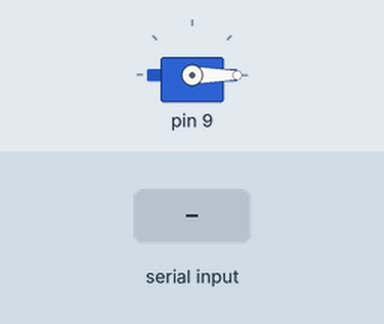
Simulated run of this sketch. Board: Arduino Uno, built with avr-gcc and run on an emulated ATmega328P. Shown: servo. The test bench sets the inputs (shaded band). What the sketch prints to the serial monitor is not drawn.

Above: at 1.2 s.
1.3 s: "2\n" received over Serial
Timing chart, 0 to 4.3 s (numbered marks = the images above; inputs shaded):
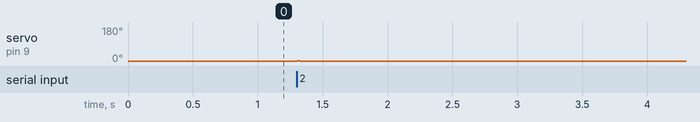

Measured:
- after the input at 1.3 s, servo on pin 9: 0° → 1° at once, → 0° 0.02 s later

The sketch:

cc_twitterCat.ino
```cpp
/*****************************
Creation Computation: Messaging
Twitter Cat Toy = you can play w/ bug the cat through twitter.
******************************/

#include <Servo.h>

byte incomingByte;            // from python
int command = 0;              // command (1 = open, 2 = close)
int startServo = 0;

class Sweeper
{
  Servo servo;                // the servo
  int pos;                    // current servo position
  int increment;              // increment to move for each interval
  int  updateInterval;        // interval between updates
  unsigned long lastUpdate;   // last update of position

public:
  Sweeper(int interval)
  {
    updateInterval = interval;
    increment = 1;
  }

  void Attach(int pin)
  {
    servo.attach(pin);          // what pin is the servo on?
  }

  void Detach()
  {
    servo.detach();             // remove servo?
  }

  void SweepIt()
  {
    if((millis() - lastUpdate) > updateInterval)  // time to update
    {
      lastUpdate = millis();                      // set last to current millis
      pos += increment;                           // incriment the position by X
      servo.write(pos);
      Serial.println(pos);                        // print it
      if ((pos >= 180) || (pos <= 0))           // end of sweep
      {
        // reverse direction
        increment = -increment;
      }
    }
  }

  void Close(){
    servo.write(0);                           // set the servo to zero (turn it off)
  }

};

Sweeper sweeper1(5);        // initiate servo and pass the interval between each sweep update

void setup()
{
  Serial.begin(9600);       // begin serial communication
  Serial.setTimeout(20);    // set the timeout, the default is 1 second which is nuts.

  sweeper1.Attach(9);       // attach servo pin pas to Sweeper class


}

void loop()
{
  if (Serial.available() > 0) {

    incomingByte = Serial.parseInt();   // use if testing from arduino input
    //incomingByte = Serial.read();         // use if live
    command = incomingByte;
    startServo = ServoGo(command);

  }

  if(startServo == 2){      // if the command is two
    sweeper1.SweepIt();      // call the sweep motion
  } else {
    sweeper1.Close();       // stop the servo
  }
}

int ServoGo(int com){
  Serial.println("!inServoGo");   // track that you are in this function
  Serial.println(com);            // print the command
  return com;                     // return the command.
}
```
